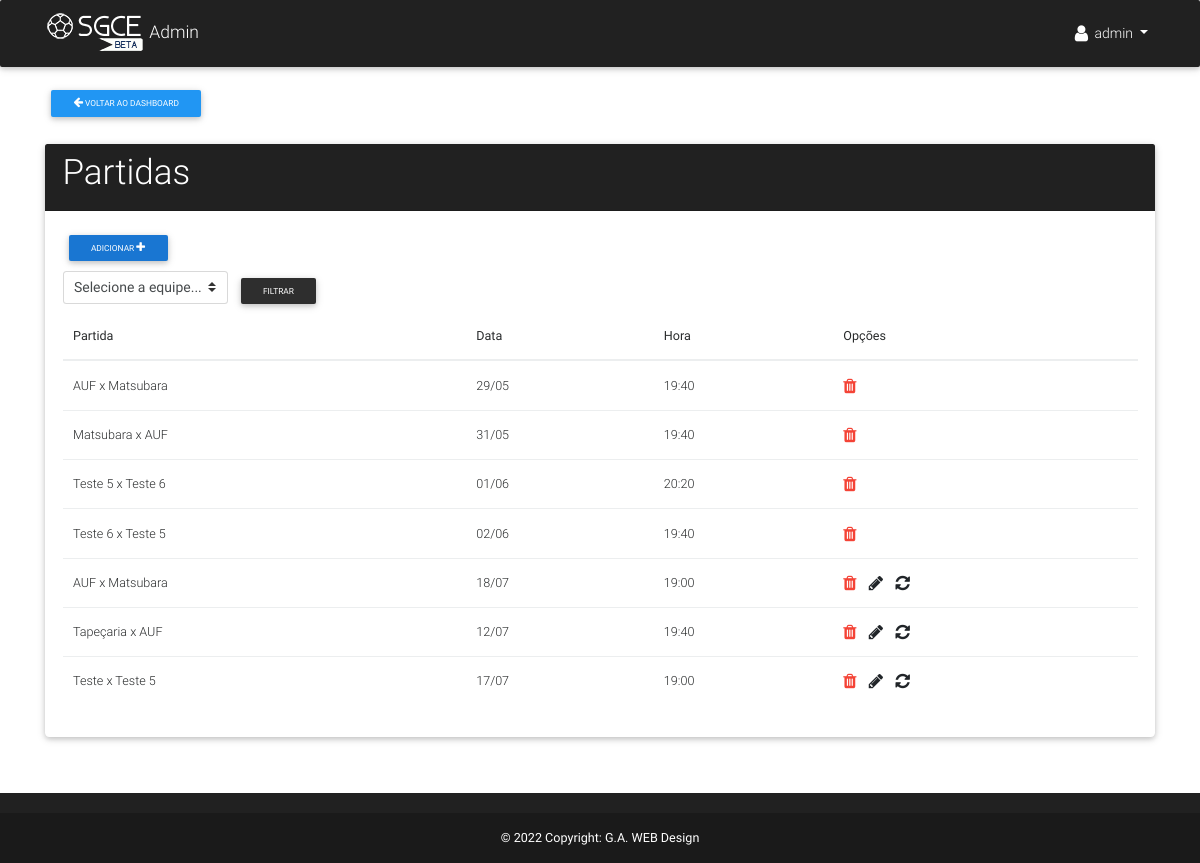
The app's page /manager/campeonatos/list_partida/1/ (signed in), older data.
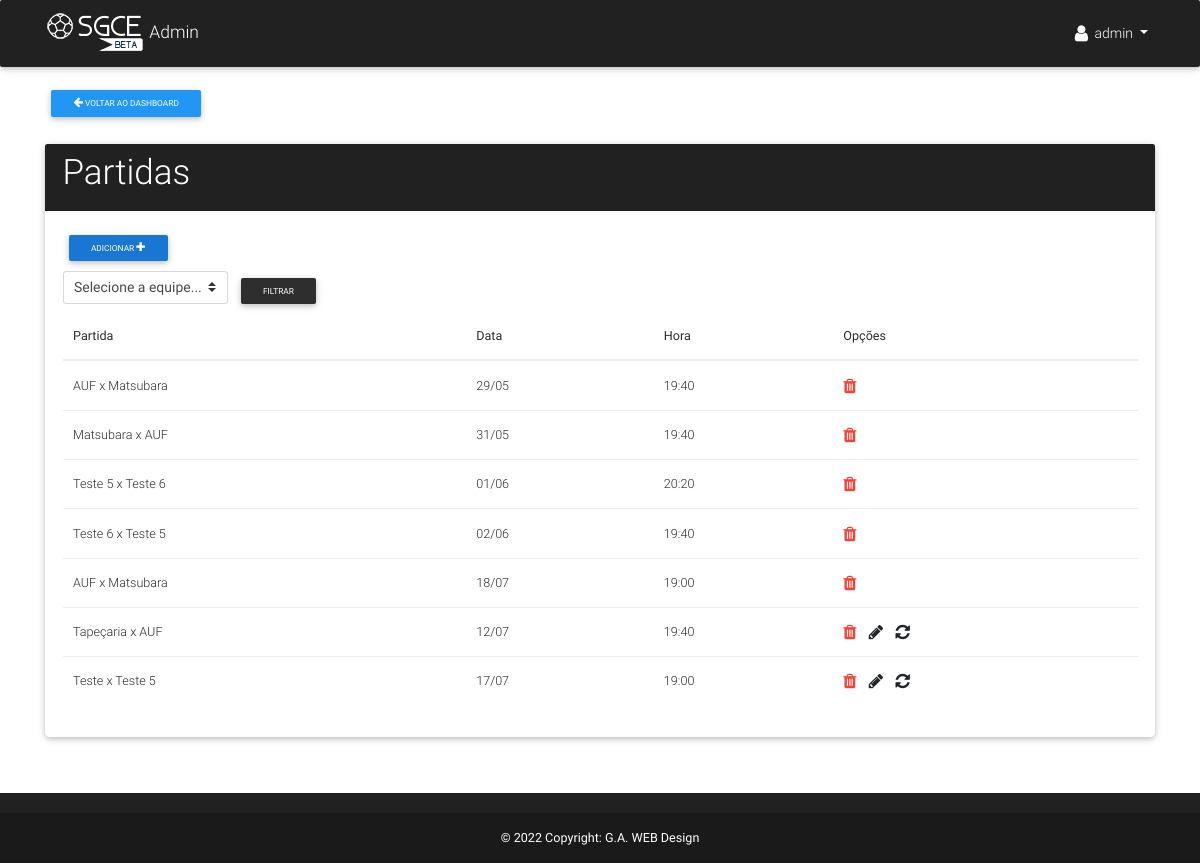
The same page, newer data.
### app/models.py (models this page shows, shortened)
class Partida(models.Model):
    FASE = (
        ('G', 'Grupos'),
        ('O','Oitavas'),
        ('Q','Quartas'),
        ('S', 'Semi-final'),
        ('F', 'Final')
    )
    mandante = models.ForeignKey(Equipe, verbose_name='Mandante', related_name='mandante')
    visitante = models.ForeignKey(Equipe, verbose_name='Visitante', related_name='visitante')
    rodada = models.PositiveIntegerField('Rodada', null=True, blank=True)
    campeonato = models.PositiveIntegerField('Campeonato', default=None)
    gols_mandante = models.PositiveIntegerField('Gols mandante', default=0)
    gols_visitante = models.PositiveIntegerField('Gols visitante', default=0)
    total_cart_amarelo = models.PositiveIntegerField('Cartões amarelos', default=0)
    total_cart_vermelho = models.PositiveIntegerField('Cartões vermelhos', default=0)
    data = models.DateTimeField('Data', null=True, blank=True)
    hora = models.CharField('Hora', default="--:--", max_length=5, null=True, blank=True)
    finalizada = models.BooleanField(default=False)
    fase = models.CharField('Fase', max_length=1, choices=FASE, default='G')
    def __str__(self):
        return '%s x %s' % (self.mandante, self.visitante)

class Equipe(models.Model):
    nome = models.CharField('Nome', max_length=50)
    pontos = models.PositiveIntegerField('Pts', default=0)
    vitorias = models.PositiveIntegerField('V', default=0)
    empates = models.PositiveIntegerField('E', default=0)
    derrotas = models.PositiveIntegerField('D', default=0)
    gols_marcados = models.PositiveIntegerField('GP', default=0)
    gols_sofridos = models.PositiveIntegerField('GC', default=0)
    saldo_gols = models.IntegerField('SG', default=0)
    grupo = models.ForeignKey(Grupo, verbose_name='Grupo', null=True, blank=True)
    campeonato = models.PositiveIntegerField('Campeonato', default=0)
    emblema = models.ImageField('Emblema', upload_to='emblemas/', null=True, blank=True)
    class Meta:
        ordering = ['-pontos', '-vitorias', '-empates', '-derrotas','-saldo_gols']
    def __str__(self):
        return self.nome

### app/views.py (the view)
# urls.py: url(r'^manager/campeonatos/list_partida/(?P<pk>[0-9]+)/$', partida_list, name='list_partida'),
@login_required(login_url='/manager/login/')
def partida_list(request, pk):
    equipes = Equipe.objects.filter(campeonato=pk)
    if request.method == 'GET':
        if 'equipe' in request.GET:
            partidas = Partida.objects.filter(Q(mandante = request.GET['equipe']) | Q(visitante = request.GET['equipe'])).order_by('pk')
            return render(request, 'manager/read/listar_partidas.html', {'partidas':partidas, 'equipes':equipes, 'pk':pk})
        else:
            partidas = Partida.objects.filter(campeonato=pk).order_by('pk')
            return render(request, 'manager/read/listar_partidas.html', {'partidas':partidas, 'equipes':equipes, 'pk':pk})

### app/templates/manager/read/listar_partidas.html (shortened to what this page needs)
{% extends 'manager/base.html' %}
{% block content %}
<br><br>
<div class="row">
  <div class="col-lg-12">
    <a href="{% url 'manage_campeonato' pk=pk %}" class="btn btn-sm blue">
        <span class="fa fa-arrow-left"></span>
        Voltar ao dashboard
    </a>
    <div class="row justify-content-center mt-4">
      <div class="col-lg-12">
        <div class="card">
          <div class="card-header elegant-color-dark white-text">
            <h1 class="h1-responsive">Partidas</h1>
          </div>
          <div class="card-body">
            <a href="{% url 'add_partida' pk=pk %}" class="pull-left black-text mr-5 btn btn-blue btn-sm">
                Adicionar
                <span class="fa fa-plus fa-lg white-text"></span>
            </a><br><br>
            {% if partidas %}
            <form method="get" class="form-inline">
                <select class="custom-select mb-2 mr-sm-2 mb-sm-0" id="equipe" name="equipe" required>
                    <option value="">Selecione a equipe...</option>
                </select>
                <button type="submit" class="btn btn-elegant btn-sm">Filtrar</button>
            </form>
            <div class="table-responsive">
                <table class="table">
                    <thead>
                        <tr>
                            <th>Partida</th>
                            <th>Data</th>
                            <th>Hora</th>
                            <th>Opções</th>
                        </tr>
                    </thead>
                    <tbody>
                        {% for partida in partidas %}
                        <tr>
                            <td>{{partida}}</td>
                            <td>{{partida.data|date:"d/m"}}</td>
                            <td>{{partida.hora}}</td>
                            <td>
                                <a href="{% url 'partida_remove' pk=partida.pk%}">
                                    <span class="fa fa-trash fa-lg red-text"></span>
                                </a>
                                {% if partida.finalizada == False %}
                                <a href="{% url 'partida_edit' pk=partida.pk %}">
                                    <span class="fa fa-pencil fa-lg"></span>
                                </a>
                                <a href="{% url 'update_resultado' pk=partida.pk %}">
                                    <span class="fa fa-refresh fa-lg"></span>
                                </a>
                                {% endif %}
                            </td>
                        </tr>
                        {% endfor %}
                    </tbody>
                </table>
            </div>
            {% else %}
            <p>Ainda não há partidas cadastradas =(</p>
            {% endif %}
          </div>
        </div>
      </div>
    </div>
  </div>
</div>
{% endblock %}

Row changes from the older to the newer data that the page shows:
changed Partida (number 5 of 7 on the later page): finalizada False → True (drawn)
